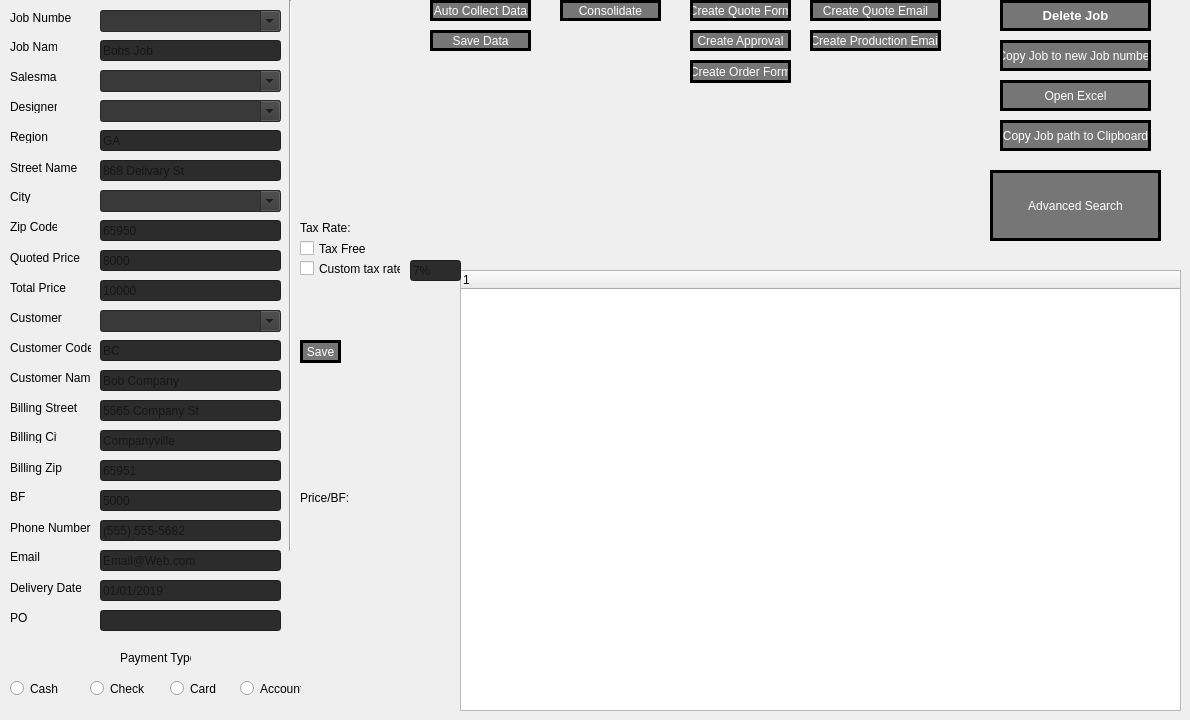
    <widget class="QWidget" name="tab">
     <attribute name="title">
      <string>Form Maker</string>
     </attribute>
     <widget class="QPushButton" name="buttonLoad">
      <property name="geometry">
       <rect>
        <x>810</x>
        <y>30</y>
        <width>131</width>
        <height>21</height>
       </rect>
      </property>
      <property name="styleSheet">
       <string notr="true">QPushButton { background-color: palette(shadow); border: 3px solid black ; color:palette(bright-text) ; }

QPushButton:hover{ background-color: palette(bright); border: 3px solid black ; color:palette(shadow) ; }

QPushButton:pressed { background-color: palette(dark); border: 3px solid black ; color:palette(light) ; }</string>
      </property>
      <property name="text">
       <string>Create Production Email</string>
      </property>
     </widget>
     <widget class="QPushButton" name="buttonxQuote">
      <property name="geometry">
       <rect>
        <x>810</x>
        <y>0</y>
        <width>131</width>
        <height>21</height>
       </rect>
      </property>
      <property name="styleSheet">
       <string notr="true">QPushButton { background-color: palette(shadow); border: 3px solid black ; color:palette(bright-text) ; }

QPushButton:hover{ background-color: palette(bright); border: 3px solid black ; color:palette(shadow) ; }

QPushButton:pressed { background-color: palette(dark); border: 3px solid black ; color:palette(light) ; }</string>
      </property>
      <property name="text">
       <string>Create Quote Email</string>
      </property>
     </widget>
     <widget class="QPushButton" name="buttonNew">
      <property name="geometry">
       <rect>
        <x>430</x>
        <y>0</y>
        <width>101</width>
        <height>21</height>
       </rect>
      </property>
      <property name="styleSheet">
       <string notr="true">QPushButton { background-color: palette(shadow); border: 3px solid black ; color:palette(bright-text) ; }

QPushButton:hover{ background-color: palette(bright); border: 3px solid black ; color:palette(shadow) ; }

QPushButton:pressed { background-color: palette(dark); border: 3px solid black ; color:palette(light) ; }</string>
      </property>
      <property name="text">
       <string>Auto Collect Data</string>
      </property>
     </widget>
     <widget class="QPushButton" name="buttonSave">
      <property name="geometry">
       <rect>
        <x>430</x>
        <y>30</y>
        <width>101</width>
        <height>21</height>
       </rect>
      </property>
      <property name="styleSheet">
       <string notr="true">QPushButton { background-color: palette(shadow); border: 3px solid black ; color:palette(bright-text) ; }

QPushButton:hover{ background-color: palette(bright); border: 3px solid black ; color:palette(shadow) ; }

QPushButton:pressed { background-color: palette(dark); border: 3px solid black ; color:palette(light) ; }</string>
      </property>
      <property name="text">
       <string>Save Data</string>
      </property>
     </widget>
     <widget class="QPushButton" name="buttonxl">
      <property name="geometry">
       <rect>
        <x>560</x>
        <y>0</y>
        <width>101</width>
        <height>21</height>
       </rect>
      </property>
      <property name="styleSheet">
       <string notr="true">QPushButton { background-color: palette(shadow); border: 3px solid black ; color:palette(bright-text) ; }

QPushButton:hover{ background-color: palette(bright); border: 3px solid black ; color:palette(shadow) ; }

QPushButton:pressed { background-color: palette(dark); border: 3px solid black ; color:palette(light) ; }</string>
      </property>
      <property name="text">
       <string>Consolidate</string>
      </property>
     </widget>
     <widget class="QPushButton" name="buttonxApproval">
      <property name="geometry">
       <rect>
        <x>690</x>
        <y>30</y>
        <width>101</width>
        <height>21</height>
       </rect>
      </property>
      <property name="styleSheet">
       <string notr="true">QPushButton { background-color: palette(shadow); border: 3px solid black ; color:palette(bright-text) ; }

QPushButton:hover{ background-color: palette(bright); border: 3px solid black ; color:palette(shadow) ; }

QPushButton:pressed { background-color: palette(dark); border: 3px solid black ; color:palette(light) ; }</string>
      </property>
      <property name="text">
       <string>Create Approval</string>
      </property>
     </widget>
     <widget class="QPushButton" name="buttonxOrder">
      <property name="geometry">
       <rect>
        <x>690</x>
        <y>60</y>
        <width>101</width>
        <height>23</height>
       </rect>
      </property>
      <property name="styleSheet">
       <string notr="true">QPushButton { background-color: palette(shadow); border: 3px solid black ; color:palette(bright-text) ; }

QPushButton:hover{ background-color: palette(bright); border: 3px solid black ; color:palette(shadow) ; }

QPushButton:pressed { background-color: palette(dark); border: 3px solid black ; color:palette(light) ; }</string>
      </property>
      <property name="text">
       <string>Create Order Form</string>
      </property>
     </widget>
     <widget class="QLabel" name="label">
      <property name="geometry">
       <rect>
        <x>10</x>
        <y>10</y>
        <width>61</width>
        <height>16</height>
       </rect>
      </property>
      <property name="text">
       <string>Job Number</string>
      </property>
     </widget>
     <widget class="QLabel" name="label_2">
      <property name="geometry">
       <rect>
        <x>10</x>
        <y>40</y>
        <width>47</width>
        <height>13</height>
       </rect>
      </property>
      <property name="text">
       <string>Job Name</string>
      </property>
     </widget>
     <widget class="QLabel" name="label_3">
      <property name="geometry">
       <rect>
        <x>10</x>
        <y>70</y>
        <width>47</width>
        <height>13</height>
       </rect>
      </property>
      <property name="text">
       <string>Salesman</string>
      </property>
     </widget>
     <widget class="QLabel" name="label_4">
      <property name="geometry">
       <rect>
        <x>10</x>
        <y>100</y>
        <width>47</width>
        <height>13</height>
       </rect>
      </property>
      <property name="text">
       <string>Designer</string>
      </property>
     </widget>
     <widget class="QLabel" name="label_5">
      <property name="geometry">
       <rect>
        <x>10</x>
        <y>130</y>
        <width>47</width>
        <height>13</height>
       </rect>
      </property>
      <property name="text">
       <string>Region</string>
      </property>
     </widget>
     <widget class="QLabel" name="label_6">
      <property name="geometry">
       <rect>
        <x>10</x>
        <y>160</y>
        <width>71</width>
        <height>16</height>
       </rect>
      </property>
      <property name="text">
       <string>Street Name</string>
      </property>
     </widget>
     <widget class="QLabel" name="label_7">
      <property name="geometry">
       <rect>
        <x>10</x>
        <y>220</y>
        <width>47</width>
        <height>13</height>
       </rect>
      </property>
      <property name="text">
       <string>Zip Code</string>
      </property>
     </widget>
     <widget class="QLabel" name="label_8">
      <property name="geometry">
       <rect>
        <x>10</x>
        <y>250</y>
        <width>71</width>
        <height>16</height>
       </rect>
      </property>
      <property name="text">
       <string>Quoted Price</string>
      </property>
     </widget>
     <widget class="QLabel" name="label_9">
      <property name="geometry">
       <rect>
        <x>10</x>
        <y>280</y>
        <width>61</width>
        <height>16</height>
       </rect>
      </property>
      <property name="text">
       <string>Total Price</string>
      </property>
     </widget>
     <widget class="QLabel" name="label_10">
      <property name="geometry">
       <rect>
        <x>10</x>
        <y>340</y>
        <width>81</width>
        <height>16</height>
       </rect>
      </property>
      <property name="text">
       <string>Customer Code</string>
      </property>
     </widget>
     <widget class="QLabel" name="label_11">
      <property name="geometry">
       <rect>
        <x>10</x>
        <y>370</y>
        <width>81</width>
        <height>16</height>
       </rect>
      </property>
      <property name="text">
       <string>Customer Name</string>
      </property>
     </widget>
     <widget class="QLabel" name="label_12">
      <property name="geometry">
       <rect>
        <x>10</x>
        <y>400</y>
        <width>71</width>
        <height>16</height>
       </rect>
      </property>
      <property name="text">
       <string>Billing Street</string>
      </property>
     </widget>
     <widget class="QLabel" name="label_13">
      <property name="geometry">
       <rect>
        <x>10</x>
        <y>430</y>
        <width>47</width>
        <height>13</height>
       </rect>
      </property>
      <property name="text">
       <string>Billing City</string>
      </property>
     </widget>
     <widget class="QLabel" name="label_14">
      <property name="geometry">
       <rect>
        <x>10</x>
        <y>460</y>
        <width>61</width>
        <height>16</height>
       </rect>
      </property>
      <property name="text">
       <string>Billing Zip</string>
      </property>
     </widget>
     <widget class="QLabel" name="label_15">
      <property name="geometry">
       <rect>
        <x>10</x>
        <y>490</y>
        <width>47</width>
        <height>13</height>
       </rect>
      </property>
      <property name="text">
       <string>BF</string>
      </property>
     </widget>
     <widget class="QLabel" name="label_16">
      <property name="geometry">
       <rect>
        <x>10</x>
        <y>520</y>
        <width>81</width>
        <height>16</height>
       </rect>
      </property>
      <property name="text">
       <string>Phone Number</string>
      </property>
     </widget>
     <widget class="QLabel" name="label_17">
      <property name="geometry">
       <rect>
        <x>10</x>
        <y>550</y>
        <width>47</width>
        <height>13</height>
       </rect>
      </property>
      <property name="text">
       <string>Email</string>
      </property>
     </widget>
     <widget class="QLabel" name="label_18">
      <property name="geometry">
       <rect>
        <x>10</x>
        <y>580</y>
        <width>71</width>
        <height>16</height>
       </rect>
      </property>
      <property name="text">
       <string>Delivery Date</string>
      </property>
     </widget>
     <widget class="QLineEdit" name="inputJobName">
      <property name="geometry">
       <rect>
        <x>100</x>
        <y>40</y>
        <width>181</width>
        <height>21</height>
       </rect>
      </property>
      <property name="styleSheet">
       <string notr="true">QLineEdit{background-color:rgb(44, 44, 44);
	border-color: rgb(50, 50, 50);}</string>
      </property>
      <property name="placeholderText">
       <string>Bobs Job</string>
      </property>
     </widget>
     <widget class="QLineEdit" name="inputRegion">
      <property name="geometry">
       <rect>
        <x>100</x>
        <y>130</y>
        <width>181</width>
        <height>21</height>
       </rect>
      </property>
      <property name="styleSheet">
       <string notr="true">QLineEdit{background-color:rgb(44, 44, 44);
	border-color: rgb(50, 50, 50);}</string>
      </property>
      <property name="placeholderText">
       <string>GA</string>
      </property>
     </widget>
     <widget class="QLineEdit" name="inputStreetName">
      <property name="geometry">
       <rect>
        <x>100</x>
        <y>160</y>
        <width>181</width>
        <height>21</height>
       </rect>
      </property>
      <property name="styleSheet">
       <string notr="true">QLineEdit{background-color:rgb(44, 44, 44);
	border-color: rgb(50, 50, 50);}</string>
      </property>
      <property name="placeholderText">
       <string>868 Delivary St</string>
      </property>
     </widget>
     <widget class="QLineEdit" name="inputZipCode">
      <property name="geometry">
       <rect>
        <x>100</x>
        <y>220</y>
        <width>181</width>
        <height>21</height>
       </rect>
      </property>
      <property name="styleSheet">
       <string notr="true">QLineEdit{background-color:rgb(44, 44, 44);
	border-color: rgb(50, 50, 50);}</string>
      </property>
      <property name="text">
       <string/>
      </property>
      <property name="placeholderText">
       <string>65950</string>
      </property>
     </widget>
     <widget class="QLineEdit" name="inputQuotedPrice">
      <property name="geometry">
       <rect>
        <x>100</x>
        <y>250</y>
        <width>181</width>
        <height>21</height>
       </rect>
      </property>
      <property name="styleSheet">
       <string notr="true">QLineEdit{background-color:rgb(44, 44, 44);
	border-color: rgb(50, 50, 50);}</string>
      </property>
      <property name="placeholderText">
       <string>8000</string>
      </property>
     </widget>
     <widget class="QLineEdit" name="inputTotalPrice">
      <property name="geometry">
       <rect>
        <x>100</x>
        <y>280</y>
        <width>181</width>
        <height>21</height>
       </rect>
      </property>
      <property name="styleSheet">
       <string notr="true">QLineEdit{background-color:rgb(44, 44, 44);
	border-color: rgb(50, 50, 50);}</string>
      </property>
      <property name="placeholderText">
       <string>10000</string>
      </property>
     </widget>
     <widget class="QLineEdit" name="inputCustomerCode">
      <property name="geometry">
       <rect>
        <x>100</x>
        <y>340</y>
        <width>181</width>
        <height>21</height>
       </rect>
      </property>
      <property name="styleSheet">
       <string notr="true">QLineEdit{background-color:rgb(44, 44, 44);
	border-color: rgb(50, 50, 50);}</string>
      </property>
      <property name="placeholderText">
       <string>BC</string>
      </property>
     </widget>
     <widget class="QLineEdit" name="inputCustomerName">
      <property name="geometry">
       <rect>
        <x>100</x>
        <y>370</y>
        <width>181</width>
        <height>21</height>
       </rect>
      </property>
      <property name="styleSheet">
       <string notr="true">QLineEdit{background-color:rgb(44, 44, 44);
	border-color: rgb(50, 50, 50);}</string>
      </property>
      <property name="placeholderText">
       <string>Bob Company</string>
      </property>
     </widget>
     <widget class="QLineEdit" name="inputBillingStreet">
      <property name="geometry">
       <rect>
        <x>100</x>
        <y>400</y>
        <width>181</width>
        <height>21</height>
       </rect>
      </property>
      <property name="styleSheet">
       <string notr="true">QLineEdit{background-color:rgb(44, 44, 44);
	border-color: rgb(50, 50, 50);}</string>
      </property>
      <property name="placeholderText">
       <string>5565 Company St</string>
      </property>
     </widget>
     <widget class="QLineEdit" name="inputBillingCity">
      <property name="geometry">
       <rect>
        <x>100</x>
        <y>430</y>
        <width>181</width>
        <height>21</height>
       </rect>
      </property>
      <property name="styleSheet">
       <string notr="true">QLineEdit{background-color:rgb(44, 44, 44);
	border-color: rgb(50, 50, 50);}</string>
      </property>
      <property name="placeholderText">
       <string>Companyville</string>
      </property>
     </widget>
     <widget class="QLineEdit" name="inputBillingZip">
      <property name="geometry">
       <rect>
        <x>100</x>
        <y>460</y>
        <width>181</width>
        <height>21</height>
       </rect>
      </property>
      <property name="styleSheet">
       <string notr="true">QLineEdit{background-color:rgb(44, 44, 44);
	border-color: rgb(50, 50, 50);}</string>
      </property>
      <property name="placeholderText">
       <string>65951</string>
      </property>
     </widget>
     <widget class="QLineEdit" name="inputBf">
      <property name="geometry">
       <rect>
        <x>100</x>
        <y>490</y>
        <width>181</width>
        <height>21</height>
       </rect>
      </property>
      <property name="styleSheet">
       <string notr="true">QLineEdit{background-color:rgb(44, 44, 44);
	border-color: rgb(50, 50, 50);}</string>
      </property>
      <property name="placeholderText">
       <string>5000</string>
      </property>
     </widget>
     <widget class="QLineEdit" name="inputPhoneNumber">
      <property name="geometry">
       <rect>
        <x>100</x>
        <y>520</y>
        <width>181</width>
        <height>21</height>
       </rect>
      </property>
      <property name="styleSheet">
       <string notr="true">QLineEdit{background-color:rgb(44, 44, 44);
	border-color: rgb(50, 50, 50);}</string>
      </property>
      <property name="placeholderText">
       <string>(555) 555-5682</string>
      </property>
     </widget>
     <widget class="QLineEdit" name="inputEmail">
      <property name="geometry">
       <rect>
        <x>100</x>
        <y>550</y>
        <width>181</width>
        <height>21</height>
       </rect>
      </property>
      <property name="styleSheet">
       <string notr="true">QLineEdit{background-color:rgb(44, 44, 44);
	border-color: rgb(50, 50, 50);}</string>
      </property>
      <property name="placeholderText">
       <string>Email@Web.com</string>
      </property>
     </widget>
     <widget class="QLineEdit" name="inputDate">
      <property name="geometry">
       <rect>
        <x>100</x>
        <y>580</y>
        <width>181</width>
        <height>21</height>
       </rect>
      </property>
      <property name="styleSheet">
       <string notr="true">QLineEdit{background-color:rgb(44, 44, 44);
	border-color: rgb(50, 50, 50);}</string>
      </property>
      <property name="placeholderText">
       <string>01/01/2019</string>
      </property>
     </widget>
     <widget class="QLabel" name="lPriceBf">
      <property name="geometry">
       <rect>
        <x>300</x>
        <y>490</y>
        <width>151</width>
        <height>16</height>
       </rect>
      </property>
      <property name="text">
       <string>Price/BF: </string>
      </property>
     </widget>
     <widget class="QLabel" name="taxRate">
      <property name="geometry">
       <rect>
        <x>300</x>
        <y>220</y>
        <width>91</width>
        <height>16</height>
       </rect>
      </property>
      <property name="text">
       <string>Tax Rate:</string>
      </property>
     </widget>
     <widget class="Line" name="line">
      <property name="geometry">
       <rect>
        <x>280</x>
        <y>0</y>
        <width>20</width>
        <height>551</height>
       </rect>
      </property>
      <property name="orientation">
       <enum>Qt::Vertical</enum>
      </property>
     </widget>
     <widget class="QPushButton" name="buttonxQuoteForm">
      <property name="geometry">
       <rect>
        <x>690</x>
        <y>0</y>
        <width>101</width>
        <height>21</height>
       </rect>
      </property>
      <property name="styleSheet">
       <string notr="true">QPushButton { background-color: palette(shadow); border: 3px solid black ; color:palette(bright-text) ; }

QPushButton:hover{ background-color: palette(bright); border: 3px solid black ; color:palette(shadow) ; }

QPushButton:pressed { background-color: palette(dark); border: 3px solid black ; color:palette(light) ; }</string>
      </property>
      <property name="text">
       <string>Create Quote Form</string>
      </property>
     </widget>
     <widget class="QCheckBox" name="taxFree">
      <property name="geometry">
       <rect>
        <x>300</x>
        <y>240</y>
        <width>70</width>
        <height>17</height>
       </rect>
      </property>
      <property name="text">
       <string>Tax Free</string>
      </property>
     </widget>
     <widget class="QLabel" name="label_24">
      <property name="geometry">
       <rect>
        <x>10</x>
        <y>610</y>
        <width>71</width>
        <height>16</height>
       </rect>
      </property>
      <property name="text">
       <string>PO</string>
      </property>
     </widget>
     <widget class="QLineEdit" name="inputPo">
      <property name="geometry">
       <rect>
        <x>100</x>
        <y>610</y>
        <width>181</width>
        <height>21</height>
       </rect>
      </property>
      <property name="styleSheet">
       <string notr="true">QLineEdit{background-color:rgb(44, 44, 44);
	border-color: rgb(50, 50, 50);}</string>
      </property>
     </widget>
     <widget class="QPushButton" name="buttonXlOpen">
      <property name="geometry">
       <rect>
        <x>1000</x>
        <y>80</y>
        <width>151</width>
        <height>31</height>
       </rect>
      </property>
      <property name="styleSheet">
       <string notr="true">QPushButton { background-color: palette(shadow); border: 3px solid black ; color:palette(bright-text) ; }

QPushButton:hover{ background-color: palette(bright); border: 3px solid black ; color:palette(shadow) ; }

QPushButton:pressed { background-color: palette(dark); border: 3px solid black ; color:palette(light) ; }</string>
      </property>
      <property name="text">
       <string>Open Excel</string>
      </property>
     </widget>
     <widget class="QPushButton" name="buttonOpenJobFolder">
      <property name="geometry">
       <rect>
        <x>1000</x>
        <y>120</y>
        <width>151</width>
        <height>31</height>
       </rect>
      </property>
      <property name="styleSheet">
       <string notr="true">QPushButton { background-color: palette(shadow); border: 3px solid black ; color:palette(bright-text) ; }

QPushButton:hover{ background-color: palette(bright); border: 3px solid black ; color:palette(shadow) ; }

QPushButton:pressed { background-color: palette(dark); border: 3px solid black ; color:palette(light) ; }</string>
      </property>
      <property name="text">
       <string>Copy Job path to Clipboard</string>
      </property>
     </widget>
     <widget class="QPushButton" name="buttonCopy">
      <property name="geometry">
       <rect>
        <x>1000</x>
        <y>40</y>
        <width>151</width>
        <height>31</height>
       </rect>
      </property>
      <property name="styleSheet">
       <string notr="true">QPushButton { background-color: palette(shadow); border: 3px solid black ; color:palette(bright-text) ; }

QPushButton:hover{ background-color: palette(bright); border: 3px solid black ; color:palette(shadow) ; }

QPushButton:pressed { background-color: palette(dark); border: 3px solid black ; color:palette(light) ; }</string>
      </property>
      <property name="text">
       <string>Copy Job to new Job number</string>
      </property>
     </widget>
     <widget class="QLabel" name="label_31">
      <property name="geometry">
       <rect>
        <x>120</x>
        <y>650</y>
        <width>71</width>
        <height>16</height>
       </rect>
      </property>
      <property name="text">
       <string>Payment Type</string>
      </property>
     </widget>
     <widget class="QRadioButton" name="radioCash">
      <property name="geometry">
       <rect>
        <x>10</x>
        <y>680</y>
        <width>82</width>
        <height>17</height>
       </rect>
      </property>
      <property name="text">
       <string>Cash</string>
      </property>
     </widget>
     <widget class="QRadioButton" name="radioCheck">
      <property name="geometry">
       <rect>
        <x>90</x>
        <y>680</y>
        <width>82</width>
        <height>17</height>
       </rect>
      </property>
      <property name="text">
       <string>Check</string>
      </property>
     </widget>
     <widget class="QRadioButton" name="radioCard">
      <property name="geometry">
       <rect>
        <x>170</x>
        <y>680</y>
        <width>82</width>
        <height>17</height>
       </rect>
      </property>
      <property name="text">
       <string>Card</string>
      </property>
     </widget>
     <widget class="QRadioButton" name="radioAccount">
      <property name="geometry">
       <rect>
        <x>240</x>
        <y>680</y>
        <width>61</width>
        <height>17</height>
       </rect>
      </property>
      <property name="text">
       <string>Account</string>
      </property>
     </widget>
     <widget class="QLabel" name="label_25">
      <property name="geometry">
       <rect>
        <x>10</x>
        <y>310</y>
        <width>81</width>
        <height>16</height>
       </rect>
      </property>
      <property name="text">
       <string>Customer</string>
      </property>
     </widget>
     <widget class="QComboBox" name="comboCust">
      <property name="enabled">
       <bool>true</bool>
      </property>
      <property name="geometry">
       <rect>
        <x>100</x>
        <y>310</y>
        <width>181</width>
        <height>22</height>
       </rect>
      </property>
      <property name="sizePolicy">
       <sizepolicy hsizetype="Preferred" vsizetype="Fixed">
        <horstretch>0</horstretch>
        <verstretch>0</verstretch>
       </sizepolicy>
      </property>
      <property name="styleSheet">
       <string notr="true">QComboBox{background-color: rgb(57, 57, 57);
	border-color: rgb(50, 50, 50);}</string>
      </property>
      <property name="editable">
       <bool>true</bool>
      </property>
     </widget>
     <widget class="QPushButton" name="saveCust">
      <property name="geometry">
       <rect>
        <x>300</x>
        <y>340</y>
        <width>41</width>
        <height>23</height>
       </rect>
      </property>
      <property name="styleSheet">
       <string notr="true">QPushButton { background-color: palette(shadow); border: 3px solid black ; color:palette(bright-text) ; }

QPushButton:hover{ background-color: palette(bright); border: 3px solid black ; color:palette(shadow) ; }

QPushButton:pressed { background-color: palette(dark); border: 3px solid black ; color:palette(light) ; }</string>
      </property>
      <property name="text">
       <string>Save</string>
      </property>
     </widget>
     <widget class="QComboBox" name="inputJobNumber">
      <property name="geometry">
       <rect>
        <x>100</x>
        <y>10</y>
        <width>181</width>
        <height>22</height>
       </rect>
      </property>
      <property name="styleSheet">
       <string notr="true">QComboBox{background-color: rgb(57, 57, 57);
	border-color: rgb(50, 50, 50);}</string>
      </property>
      <property name="editable">
       <bool>true</bool>
      </property>
     </widget>
     <widget class="QPushButton" name="deleteJob">
      <property name="geometry">
       <rect>
        <x>1000</x>
        <y>0</y>
        <width>151</width>
        <height>31</height>
       </rect>
      </property>
      <property name="font">
       <font>
        <pointsize>10</pointsize>
        <weight>75</weight>
        <bold>true</bold>
       </font>
      </property>
      <property name="styleSheet">
       <string notr="true">QPushButton { background-color: palette(shadow); border: 3px solid black ; color:palette(bright-text) ; }

QPushButton:hover{ background-color: palette(bright); border: 3px solid black ; color:palette(shadow) ; }

QPushButton:pressed { background-color: palette(dark); border: 3px solid black ; color:palette(light) ; }</string>
      </property>
      <property name="text">
       <string>Delete Job</string>
      </property>
     </widget>
     <widget class="QComboBox" name="inputSalesman">
      <property name="geometry">
       <rect>
        <x>100</x>
        <y>70</y>
        <width>181</width>
        <height>22</height>
       </rect>
      </property>
      <property name="styleSheet">
       <string notr="true">QComboBox{background-color: rgb(57, 57, 57);
	border-color: rgb(50, 50, 50);}</string>
      </property>
      <property name="editable">
       <bool>true</bool>
      </property>
     </widget>
     <widget class="QComboBox" name="inputDesigner">
      <property name="geometry">
       <rect>
        <x>100</x>
        <y>100</y>
        <width>181</width>
        <height>22</height>
       </rect>
      </property>
      <property name="styleSheet">
       <string notr="true">QComboBox{background-color: rgb(57, 57, 57);
	border-color: rgb(50, 50, 50);}</string>
      </property>
      <property name="editable">
       <bool>true</bool>
      </property>
     </widget>
     <widget class="QTreeWidget" name="treeWidget">
      <property name="geometry">
       <rect>
        <x>460</x>
        <y>270</y>
        <width>721</width>
        <height>441</height>
       </rect>
      </property>
      <property name="dragEnabled">
       <bool>true</bool>
      </property>
      <property name="dragDropMode">
       <enum>QAbstractItemView::DragDrop</enum>
      </property>
      <property name="columnCount">
       <number>1</number>
      </property>
      <attribute name="headerVisible">
       <bool>true</bool>
      </attribute>
      <column>
       <property name="text">
        <string notr="true">1</string>
       </property>
      </column>
     </widget>
     <widget class="QCheckBox" name="checkBoxCusTax">
      <property name="geometry">
       <rect>
        <x>300</x>
        <y>260</y>
        <width>101</width>
        <height>17</height>
       </rect>
      </property>
      <property name="text">
       <string>Custom tax rate</string>
      </property>
     </widget>
     <widget class="QLineEdit" name="inputRegionCusTax">
      <property name="geometry">
       <rect>
        <x>410</x>
        <y>260</y>
        <width>51</width>
        <height>21</height>
       </rect>
      </property>
      <property name="styleSheet">
       <string notr="true">QLineEdit{background-color:rgb(44, 44, 44);
	border-color: rgb(50, 50, 50);}</string>
      </property>
      <property name="placeholderText">
       <string>7%</string>
      </property>
     </widget>
     <widget class="QLabel" name="label_52">
      <property name="geometry">
       <rect>
        <x>10</x>
        <y>190</y>
        <width>47</width>
        <height>13</height>
       </rect>
      </property>
      <property name="text">
       <string>City</string>
      </property>
     </widget>
     <widget class="QComboBox" name="shippingCity">
      <property name="geometry">
       <rect>
        <x>100</x>
        <y>190</y>
        <width>181</width>
        <height>22</height>
       </rect>
      </property>
      <property name="styleSheet">
       <string notr="true">QComboBox{background-color: rgb(57, 57, 57);
	border-color: rgb(50, 50, 50);}</string>
      </property>
      <property name="editable">
       <bool>true</bool>
      </property>
     </widget>
     <widget class="QPushButton" name="buttonSearch">
      <property name="geometry">
       <rect>
        <x>990</x>
        <y>170</y>
        <width>171</width>
        <height>71</height>
       </rect>
      </property>
      <property name="styleSheet">
       <string notr="true">QPushButton { background-color: palette(shadow); border: 3px solid black ; color:palette(bright-text) ; }

QPushButton:hover{ background-color: palette(bright); border: 3px solid black ; color:palette(shadow) ; }

QPushButton:pressed { background-color: palette(dark); border: 3px solid black ; color:palette(light) ; }</string>
      </property>
      <property name="text">
       <string>Advanced Search</string>
      </property>
     </widget>
    </widget>
